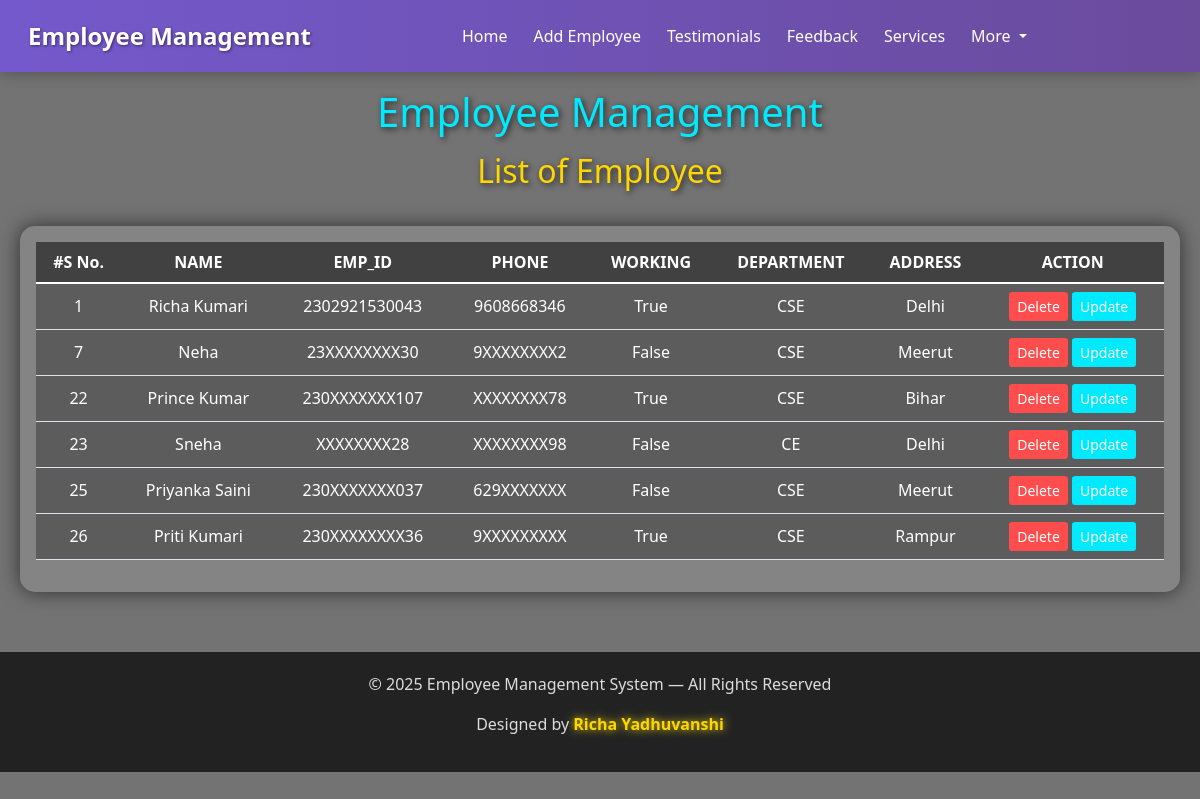
Page /emp/home/ on the earlier database version.
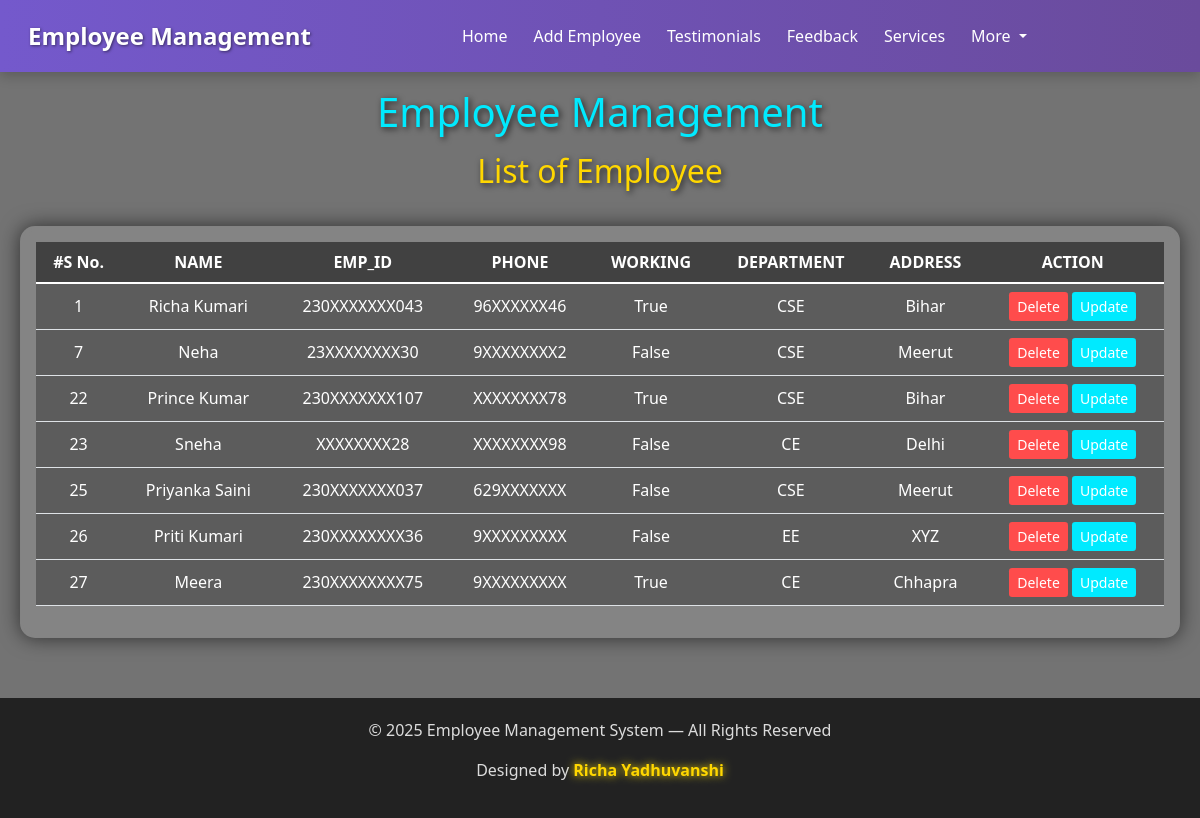
Same page on the later database version.
### emp/models.py (models this page shows, shortened)
class Emp(models.Model):
    name = models.CharField(max_length=200)
    emp_id = models.CharField(max_length=200)
    phone = models.CharField(max_length=10)
    address = models.CharField(max_length=150)
    working = models.BooleanField(default=True)
    department = models.CharField(max_length=10)

### emp/views.py (the view)
# urls.py: path("home/",emp_home),
def emp_home(request):
    emps = Emp.objects.all()
    return render(request,"emp/home.html",{'emps':emps})

### templates/emp/home.html (shortened to what this page needs)
<!doctype html>
<html lang="en">
  <head>
    <link href="https://cdn.jsdelivr.net/npm/bootstrap@5.0.2/dist/css/bootstrap.min.css" rel="stylesheet">
  </head>
  <body>
    {% include 'emp/navbar.html' %}
    <h1 class="text-center my-3">Employee Management</h1>
    <h2 class="text-center my-3">List of Employee</h2>
    <div class="cointainer">
      <div class="row">
        <div class="col-md-12">
          <div class="card">
            <div class="card-body">
              <table class="table">
                <thead>
                  <tr>
                    <th>#S No.</th>
                    <th>NAME</th>
                    <th>EMP_ID</th>
                    <th>PHONE</th>
                    <th>WORKING</th>
                    <th>DEPARTMENT</th>
                    <th>ADDRESS</th>
                    <th>ACTION</th>
                  </tr>
                </thead>
                <tbody>
                  {% for e in emps %}
                  <tr>
                    <td>{{e.id}}</td>
                    <td>{{e.name}}</td>
                    <td>{{e.emp_id}}</td>
                    <td>{{e.phone}}</td>
                    <td>{{e.working}}</td>
                    <td>{{e.department}}</td>
                    <td>{{e.address}}</td>
                    <td>
                      <a href="/emp/delete-emp/{{e.id}}" class="btn btn-danger btn-sm">Delete</a>
                      <a href="/emp/update-emp/{{e.id}}" class="btn btn-primary btn-sm">Update</button>
                    </td>
                  </tr>
                  {% endfor %}
                </tbody>
              </table>
            </div>
          </div>
        </div>
      </div>
    </div>
    <footer class="footer">
      <p>© 2025 Employee Management System — All Rights Reserved</p>
      <p>Designed by <b>Richa Yadhuvanshi</b></p>
  </footer>
  </body>
</html>

Differences in the rows shown:
changed Emp "Richa Kumari": emp_id "2302921530043" → "230XXXXXXX043"; phone "9608668346" → "96XXXXXX46"; address "Delhi" → "Bihar"
changed Emp "Priti Kumari": working "True" → "False"; department "CSE" → "EE"; address "Rampur" → "XYZ"
added Emp: id "27", name "Meera", emp_id "230XXXXXXXX75", phone "9XXXXXXXXX", working "True", department "CE", address "Chhapra"
